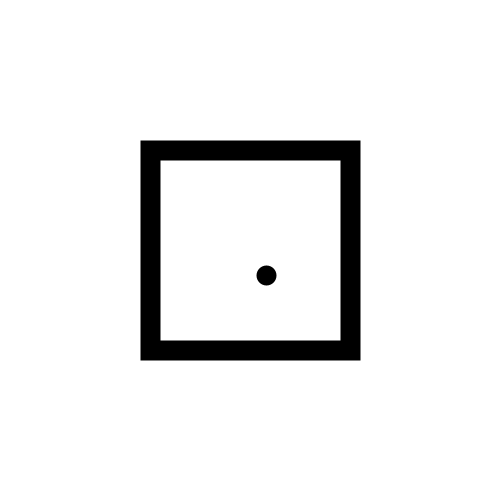
Frame 1 (no input)
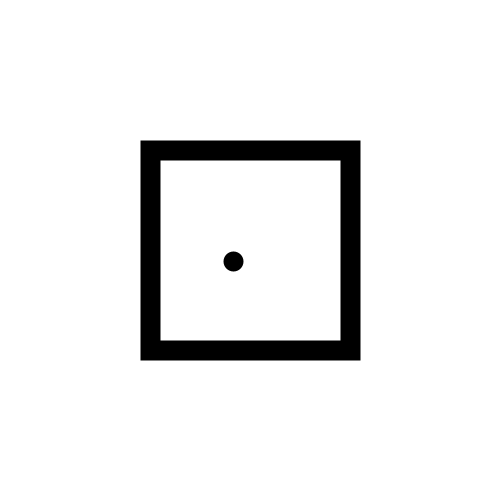
Frame 60 (the mouse pressed at the canvas centre just before this capture)
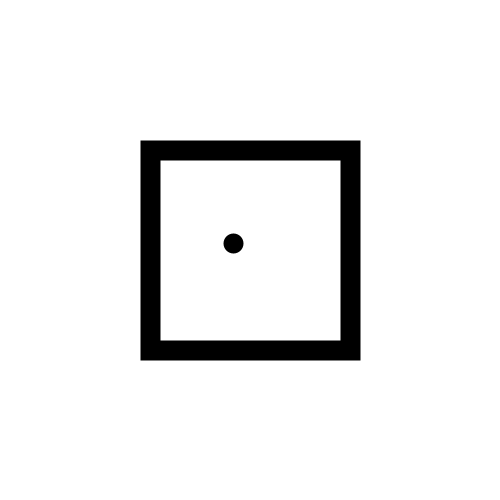
Frame 120 (the mouse held since frame 60 and released just before this capture)

The Processing sketch that drew these frames (run headless with seeded random() and noise(); from frame 60 on, the mouse is pressed at the canvas centre):

// Processing sketch: e07_ruchBrowna05noiseCzyliPlynnie
// ── e07_ruchBrowna05noiseCzyliPlynnie.pde
float pozX; 
float pozY;
float t = 0;

void setup() {
  size(500, 500);  
  strokeWeight(20);
  rectMode(CENTER);
}

void draw() {
  background(255);
  rect(width/2, height/2, 200, 200);
  pozX = map(noise(t), 0, 1, width/2-80, width/2+80); //wartosc noise z czasu t
  pozY = map(noise(t+10000), 0, 1, height/2-80, height/2+80); //wartosc z czasu o 10000 "lat" dalej.
  point(pozX, pozY);
  t = t + 0.01;
}
